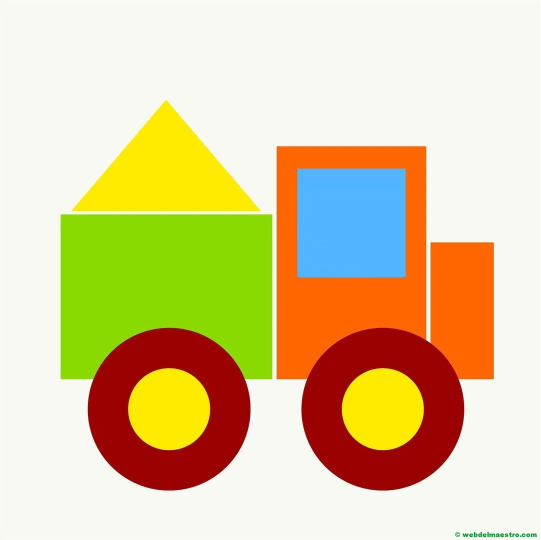
#> input picture Unidad 2 Visión Artificial con Python (OpenCV)/camion.jpg, 1081 x 1080 px, found by its file name (shown at 1/2 size)
$ python Vision_u2_punto_9.py
#> lines starting #> are read from the running program, lines starting #| are printed output that depends on the picture; after the words box and inside, x2 and y2 are one past the last pixel; in counts of white or black regions, pixels touching at a corner belong together
import cv2
import numpy as np

imagen = cv2.imread(r'C:\Users\Yesenia\Documents\poo\IA\camion.jpg')
#> imagen is the input picture: shape (1080, 1081, 3); mean B, G, R 153.5, 202.5, 220.9
imagen = cv2.resize(imagen, (600, 550))
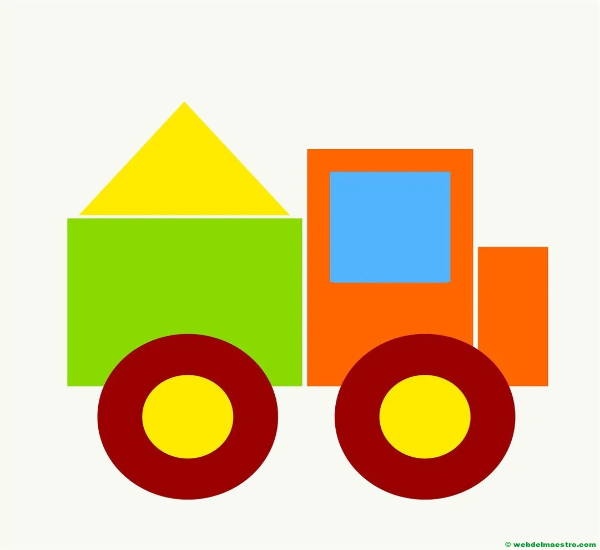
#> imagen: shape (550, 600, 3); mean B, G, R 153.5, 202.5, 220.9
gris = cv2.cvtColor(imagen, cv2.COLOR_BGR2GRAY)
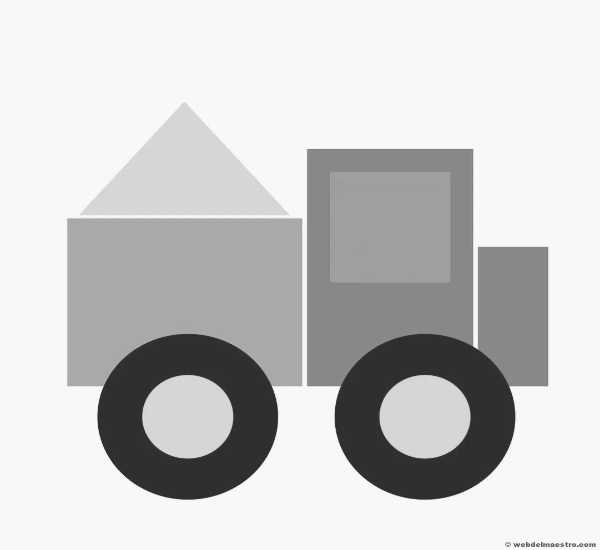
#> gris: shape (550, 600); min 36, max 254, mean 202.4
gaus = cv2.GaussianBlur(gris, (5, 5), 0)
_, binaria = cv2.threshold(gaus, 200, 255, cv2.THRESH_BINARY_INV)
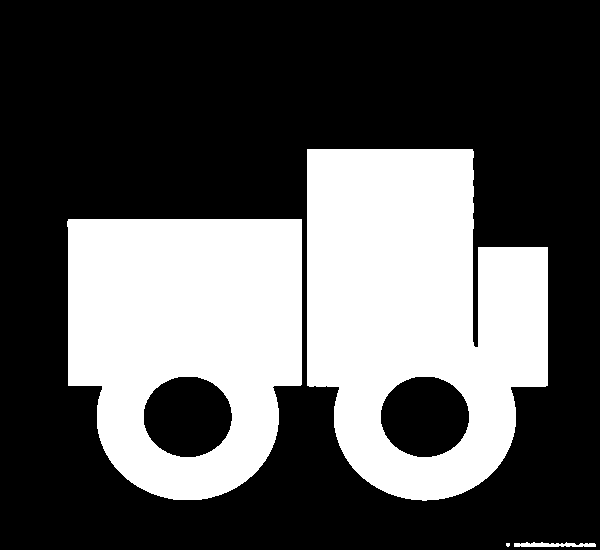
#> binaria: shape (550, 600); 34.1% white; 4 white regions (1 under 20 px)

contornos, _ = cv2.findContours(binaria, cv2.RETR_EXTERNAL, cv2.CHAIN_APPROX_SIMPLE)
#> contornos = 4 contours, 1 with area under 20; largest, box (x1, y1, x2, y2) and area: (307, 149, 548, 501) 66217, (67, 219, 302, 500) 56088, (514, 542, 596, 547) 220

for contorno in contornos:
    if cv2.contourArea(contorno) > 300:
        cv2.drawContours(imagen, [contorno], -1, (0, 255, 0), 2)

        perimetro = cv2.arcLength(contorno, True)
        epsilon = 0.02 * perimetro
        aproximacion = cv2.approxPolyDP(contorno, epsilon, True)

        if len(aproximacion) == 3:
            forma = "Triángulo"
        elif len(aproximacion) == 4:
            (x, y, w, h) = cv2.boundingRect(contorno)
            aspecto = w / float(h)
            forma = "Cuadrado" if 0.9 < aspecto < 1.1 else "Rectángulo"
        elif len(aproximacion) > 6:
            forma = "Círculo"
        else:
            forma = "Desconocido"

        # Obtener el centro de la figura para posicionar el texto
        M = cv2.moments(contorno)
        if M["m00"] != 0:
            cx = int(M["m10"] / M["m00"])
            cy = int(M["m01"] / M["m00"])
            cv2.putText(imagen, forma, (cx - 40, cy), cv2.FONT_HERSHEY_SIMPLEX,
                        0.7, (0, 0, 255), 2)
#> this loop made 4 passes
#> (perimetro, epsilon, forma, cx, cy) on passes 3 to 4: (981.5, 19.63, 'Círculo', 185, 343), (1337.5, 26.75, 'Círculo', 416, 318)
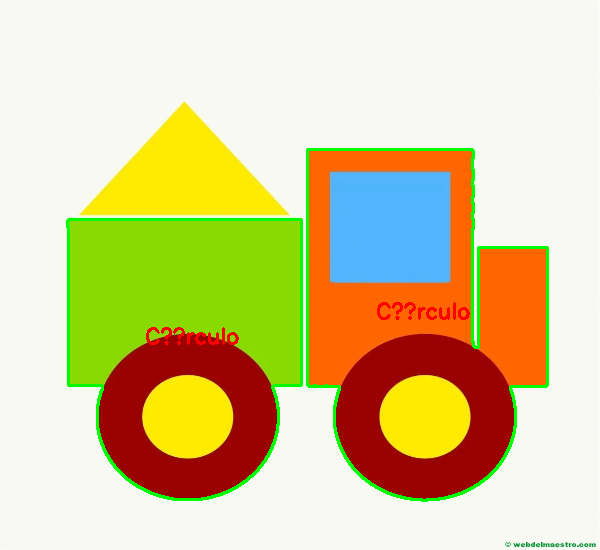
#> imagen: shape (550, 600, 3); 2.54% of pixels changed, all inside (x1, y1, x2, y2) = (66, 148, 549, 502)

cv2.imshow("Detección de objetos", imagen)
cv2.waitKey(0)
cv2.destroyAllWindows()

$ run again, with Unidad 2 Visión Artificial con Python (OpenCV)/cerebro.jpg copied over Unidad 2 Visión Artificial con Python (OpenCV)/camion.jpg
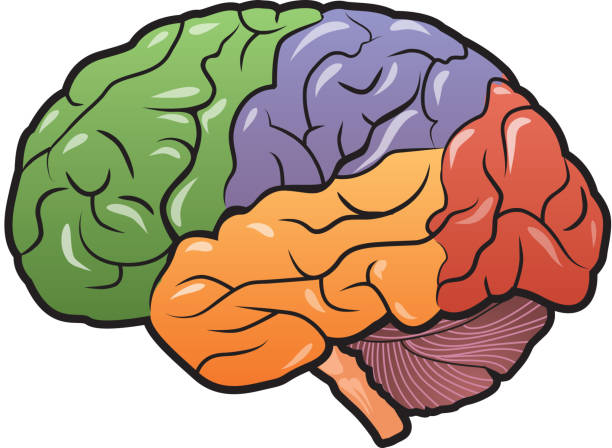
#> input picture Unidad 2 Visión Artificial con Python (OpenCV)/cerebro.jpg, 612 x 448 px, found by its file name
#> imagen is the input picture: shape (448, 612, 3); mean B, G, R 140, 162.3, 184.2
#> `_, binaria = cv2.threshold(gaus, 200, 255, cv2.THRESH_BINARY_INV)`:
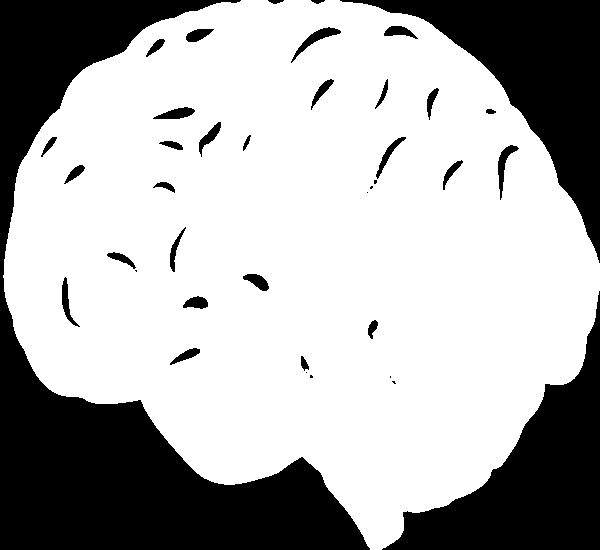
#> binaria: shape (550, 600); 68.6% white; 39 black regions (8 under 20 px)
#> contornos = 1 contour; box (x1, y1, x2, y2) and area: (3, 0, 600, 550) 230472
#> the loop `for contorno in contornos:` made 1 pass
#> (perimetro, epsilon, forma, cx, cy) on pass 1: (1967, 39.34, 'Círculo', 303, 252)
#> after the loop `for contorno in contornos:`:
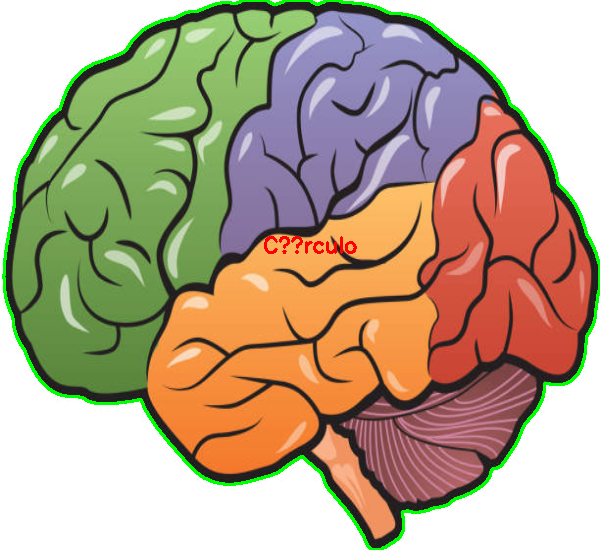
#> imagen: shape (550, 600, 3); mean B, G, R 136.6, 163.6, 181
